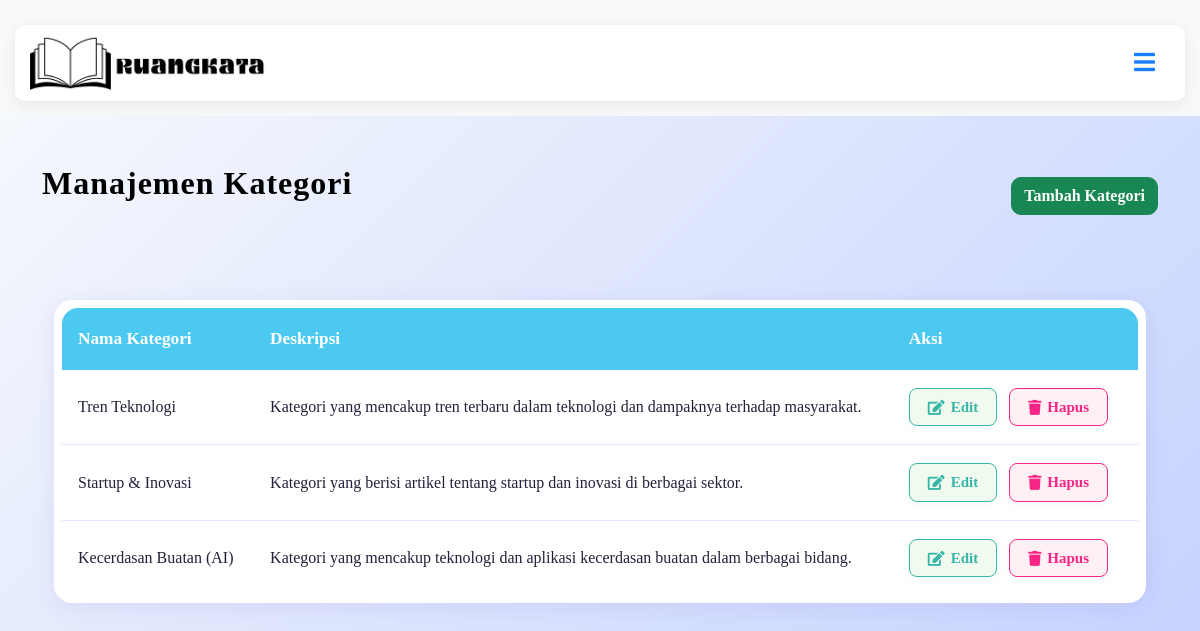
/category.php (signed in), run on the app's committed database.
### tables this page shows
CREATE TABLE
  `category` (
    `id` int (11) NOT NULL,
    `name` varchar(100) NOT NULL,
    `description` text DEFAULT NULL
  );

### category.php (the view, shortened to what this page needs)
<?php
include 'db.php';
$kategori = mysqli_query($conn, "SELECT * FROM category ORDER BY id DESC");
?>
<!DOCTYPE html>
<html lang="en">
<head>
    <link href="css/bootstrap.min.css" rel="stylesheet">
    <link href="css/style.css" rel="stylesheet">
    <link rel="stylesheet" href="https://use.fontawesome.com/releases/v5.15.4/css/all.css" />
    <link href="https://cdn.jsdelivr.net/npm/bootstrap-icons@1.4.1/font/bootstrap-icons.css" rel="stylesheet">
</head>
<body>
    <div class="main-navbar-container">
        <div class="navbar-wrapper">
            <nav class="custom-navbar">
                <a href="index.php" class="navbar-brand-custom">
                    <img src="img/logo.png" alt="Ruang Kata" class="logo-navbar">
                </a>
                <button class="navbar-toggler-custom" type="button" aria-controls="navbarCollapse" aria-expanded="false" aria-label="Toggle navigation">
                    <span class="fa fa-bars text-primary"></span>
                </button>
            </nav>
        </div>
    </div>
    <div class="container py-5">
        <div class="d-flex justify-content-between align-items-center mb-4">
            <h2>Manajemen Kategori</h2>
            <button type="button" class="btn btn-success" data-bs-toggle="modal" data-bs-target="#modalTambahKategori">
                Tambah Kategori
            </button>
        </div>
        <div class="container py-5">
            <div class="category-card">
                <div class="category-card-body">
                    <table class="category-table">
                        <thead>
                            <tr>
                                <th>Nama Kategori</th>
                                <th>Deskripsi</th>
                                <th>Aksi</th>
                            </tr>
                        </thead>
                        <tbody>
                            <?php while ($row = mysqli_fetch_assoc($kategori)): ?>
                                <tr>
                                    <td><?php echo htmlspecialchars($row['name']); ?></td>
                                    <td><?php echo htmlspecialchars($row['description']); ?></td>
                                    <td>
                                        <a href="category.php?edit=<?php echo $row['id']; ?>" class="btn-action btn-edit"><i class="fas fa-edit"></i> Edit</a>
                                        <a href="category.php?delete=<?php echo $row['id']; ?>" class="btn-action btn-delete" onclick="return confirm('Hapus kategori ini?')"><i class="fas fa-trash"></i> Hapus</a>
                                    </td>
                                </tr>
                            <?php endwhile; ?>
                        </tbody>
                    </table>
                </div>
            </div>
        </div>
    </div>
</body>
</html>

### css/style.css (style rules this page uses)
.btn { font-weight: 600; transition: 0.5s; }
:root { --primary-color: #19b3b3; --secondary-color: #0a7676; --light-bg: #f8f9fa; --white-color: #ffffff; --dark-text-color: #333; --border-color-subtle: rgba(0, 0, 0, 0.08); --shadow-light: rgba(0, 0, 0, 0.08); }
.main-navbar-container { width: 100%; background-color: var(--light-bg); padding: 15px 0; }
.navbar-wrapper { max-width: 1200px; margin: 0 auto; padding: 0 15px; }
.custom-navbar { display: flex; justify-content: space-between; align-items: center; background-color: var(--white-color); border-radius: 15px; box-shadow: 0 4px 15px var(--shadow-light); padding: 10px 25px; margin-top: 15px; position: relative; z-index: 1000; }
.navbar-brand-custom .logo-navbar { height: 55px; transition: transform 0.3s ease-in-out; }
.navbar-toggler-custom { display: none; background: none; border: none; cursor: pointer; padding: 10px 15px; font-size: 24px; color: var(--primary-color); }
@media (max-width: 1200px) { .custom-navbar { flex-wrap: wrap; padding: 10px 15px; border-radius: 10px; margin-top: 10px; } }
@media (max-width: 1200px) { .navbar-toggler-custom { display: block; order: 1; } }
@media (max-width: 1200px) { .navbar-brand-custom { margin-right: auto; } }
body { background: linear-gradient(135deg, #f8fafc 0%, #c3d1ff 100%); font-family: "Merriweather", "Times New Roman", Times, serif; color: #22223b; }
h2 { font-weight: 800; letter-spacing: 1px; color: #000000; font-family: "Merriweather", "Times New Roman", Times, serif; }
.logo-navbar { width: auto; height: 60px; object-fit: contain; display: block; }
.btn-action { display: inline-flex; align-items: center; gap: 6px; padding: 7px 18px; border-radius: 8px; font-weight: 600; font-size: 15px; margin-right: 8px; text-decoration: none; border: none; cursor: pointer; transition: background 0.18s, color 0.18s, box-shadow 0.18s; box-shadow: 0 2px 8px 0 rgba(56, 182, 168, 0.06); }
.btn-edit { background: #f1faee; color: #38b6a8; border: 1.5px solid #38b6a8; }
.btn-delete { background: #fff0f3; color: #f72585; border: 1.5px solid #f72585; }
.category-card { background: #fff; border-radius: 18px; box-shadow: 0 4px 24px 0 rgba(58, 12, 163, 0.08); border: none; margin-bottom: 2rem; max-width: 100%; margin-left: auto; margin-right: auto; }
.category-card-body { padding: 8px 8px 8px 8px; }
.category-table { width: 100%; border-collapse: separate; border-spacing: 0; background: transparent; border-radius: 16px; overflow: hidden; font-size: 1rem; }
.category-table th, .category-table td { padding: 18px 16px; text-align: left; vertical-align: middle; }
.category-table th { background: #4cc9f0; color: #fff; font-weight: 700; border: none; font-size: 1.08rem; }
.category-table tr:not(:last-child) td { border-bottom: 1px solid #e0e7ff; }
.penulis-card, .category-card { background: #fff; border-radius: 18px; box-shadow: 0 4px 24px 0 rgba(58, 12, 163, 0.08); border: none; margin-bottom: 2rem; max-width: 100%; margin-left: auto; margin-right: auto; }
.penulis-card-body, .category-card-body { padding: 8px 8px 8px 8px; }
.penulis-table, .category-table { width: 100%; border-collapse: separate; border-spacing: 0; background: transparent; border-radius: 16px; overflow: hidden; font-size: 1rem; }
.penulis-table th, .penulis-table td, .category-table th, .category-table td { padding: 18px 16px; text-align: left; vertical-align: middle; }
.penulis-table th, .category-table th { background: #4cc9f0; color: #fff; font-weight: 700; border: none; font-size: 1.08rem; }
.penulis-table tr:not(:last-child) td, .category-table tr:not(:last-child) td { border-bottom: 1px solid #e0e7ff; }
h2 { font-weight: 800; letter-spacing: 1px; color: #000000; margin-bottom: 0.8em; font-family: "Merriweather", "Times New Roman", Times, serif; }

### data on the page
category: name "Tren Teknologi", description "Kategori yang mencakup tren terbaru dalam teknologi dan dampaknya terhadap masyarakat."
category: name "Startup & Inovasi", description "Kategori yang berisi artikel tentang startup dan inovasi di berbagai sektor."
category: name "Kecerdasan Buatan (AI)", description "Kategori yang mencakup teknologi dan aplikasi kecerdasan buatan dalam berbagai bidang."
